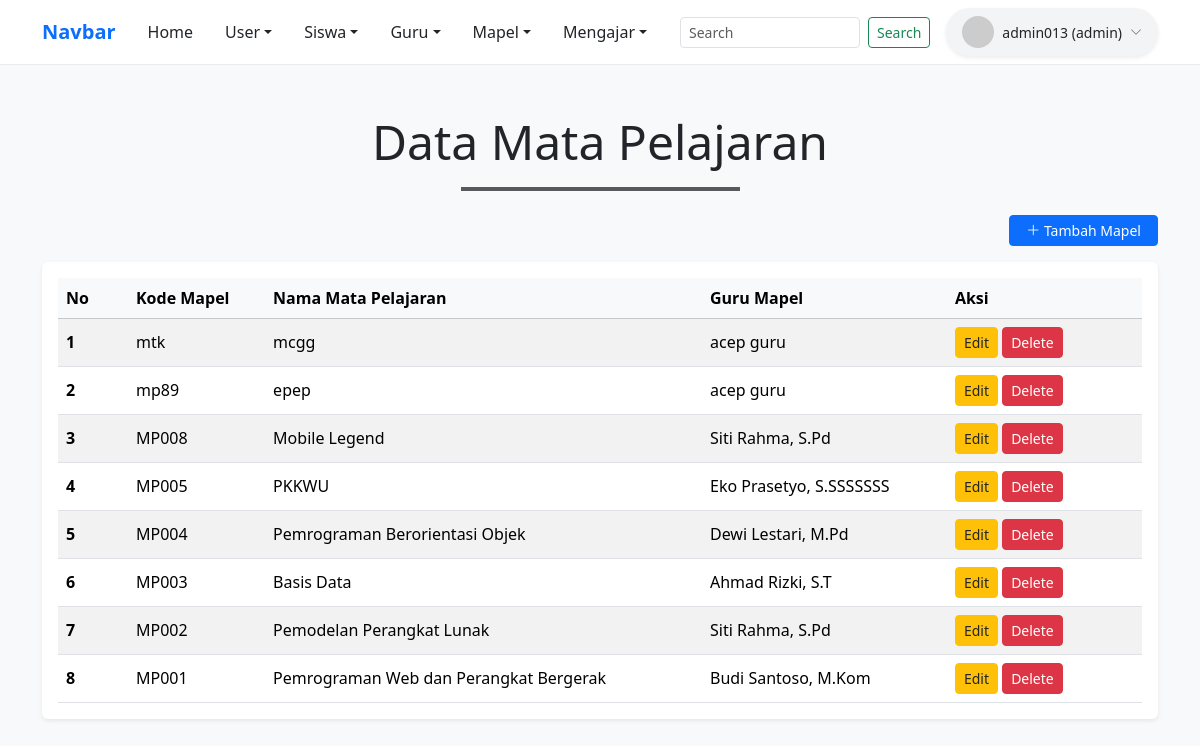
The app's page /mapel.php (signed in) with its own data.
### tables this page shows
CREATE TABLE `mapel` (
  `id` int(11) NOT NULL,
  `kode_mapel` varchar(10) NOT NULL,
  `nama_mapel` varchar(100) NOT NULL,
  `guru_id` int(11) DEFAULT NULL
);

CREATE TABLE `guru` (
  `id` int(11) NOT NULL,
  `nip` varchar(20) NOT NULL,
  `nama` varchar(100) NOT NULL,
  `jenis_kelamin` enum('L','P') NOT NULL,
  `user_id` int(11) DEFAULT NULL
);

### mapel.php (the view, shortened to what this page needs)
<?php
require_once ('koneksi.php');
$sql = "SELECT
            mapel.id AS mapel_id,
            mapel.kode_mapel,
            mapel.nama_mapel,
            mapel.guru_id,
            guru.nama AS nama_guru
        FROM mapel
        LEFT JOIN guru ON mapel.guru_id = guru.id
        ORDER BY mapel.id DESC";
$query = mysqli_query($koneksi, $sql);
$data = [];
if ($query && mysqli_num_rows($query) > 0) {
    while ($row = mysqli_fetch_assoc($query)) {
        $data[] = $row;
    }
}
?>
<!DOCTYPE html>
<html lang="id">
<head>
    <link href="https://cdn.jsdelivr.net/npm/bootstrap@5.3.3/dist/css/bootstrap.min.css" rel="stylesheet">
    <link rel="stylesheet" href="https://cdn.jsdelivr.net/npm/bootstrap-icons@1.11.3/font/bootstrap-icons.min.css">
</head>
<body>
    <?php require_once ('navbar.php'); ?>
    <div class="container my-5">
        <div class="text-center mb-4">
            <h1 class="fw-normal display-5">Data Mata Pelajaran</h1>
            <hr class="w-25 mx-auto border border-dark border-2 opacity-75">
        </div>
        <div class="mb-3 d-flex justify-content-end">
            <a href="form_mapel.php" class="btn btn-primary btn-sm px-3">
                <i class="bi bi-plus-lg"></i> Tambah Mapel
            </a>
        </div>
        <div class="table-responsive bg-white shadow-sm rounded p-3">
            <table class="table table-striped table-hover align-middle mb-0">
                <thead class="table-light">
                    <tr>
                      <th scope="col" style="width: 70px;">No</th>
                      <th scope="col">Kode Mapel</th>
                      <th scope="col">Nama Mata Pelajaran</th>
                      <th scope="col">Guru Mapel</th>
                      <th scope="col" style="width: 18%;">Aksi</th>
                    </tr>
                </thead>
                <tbody>
                    <?php
                    if (!empty($data)) {
                        $no = 1;
                        foreach ($data as $mapel) {
                            $guruTampil = !empty($mapel['nama_guru']) ? $mapel['nama_guru'] : ($mapel['guru_id'] ?? '-');
                    ?>
                        <tr>
                          <th scope="row"><?php echo $no++; ?></th>
                          <td><?php echo htmlspecialchars($mapel['kode_mapel'] ?? '-'); ?></td>
                          <td><?php echo htmlspecialchars($mapel['nama_mapel'] ?? '-'); ?></td>
                          <td><?php echo htmlspecialchars($guruTampil); ?></td>
                          <td>
                            <a href="edit_mapel.php?id=<?= $mapel['mapel_id']; ?>" class="btn btn-warning btn-sm text-dark px-2">Edit</a>
                            <a href="delete_mapel.php?id=<?= $mapel['mapel_id']; ?>" class="btn btn-danger btn-sm px-2" onclick="return confirm('Apakah Anda yakin ingin menghapus data ini?')">Delete</a>
                          </td>
                        </tr>
                    <?php
                        }
                    } else {
                        echo "<tr><td colspan='5' class='text-center py-4 text-muted'>Tidak ada data mata pelajaran.</td></tr>";
                    }
                    ?>
                </tbody>
            </table>
        </div>
    </div>
</body>
</html>

### mapel.php (style rules this page uses)
body { background-color: #f8f9fa; }
.table th { font-weight: 600; }

### records on screen
mapel: kode_mapel "mtk", nama_mapel "mcgg", guru.nama "acep guru"
mapel: kode_mapel "mp89", nama_mapel "epep", guru.nama "acep guru"
mapel: kode_mapel "MP008", nama_mapel "Mobile Legend", guru.nama "Siti Rahma, S.Pd"
mapel: kode_mapel "MP005", nama_mapel "PKKWU", guru.nama "Eko Prasetyo, S.SSSSSSS"
mapel: kode_mapel "MP004", nama_mapel "Pemrograman Berorientasi Objek", guru.nama "Dewi Lestari, M.Pd"
mapel: kode_mapel "MP003", nama_mapel "Basis Data", guru.nama "Ahmad Rizki, S.T"
mapel: kode_mapel "MP002", nama_mapel "Pemodelan Perangkat Lunak", guru.nama "Siti Rahma, S.Pd"
mapel: kode_mapel "MP001", nama_mapel "Pemrograman Web dan Perangkat Bergerak", guru.nama "Budi Santoso, M.Kom"

### other values on screen
$nama_user "admin013"
$role_user ?: 'siswa' "admin"
